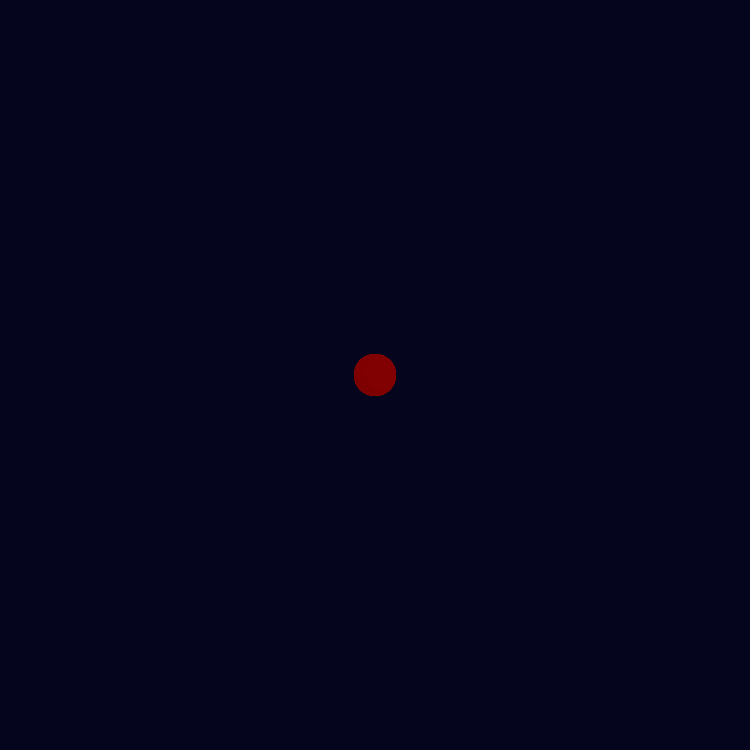
Frame 1 (no input)
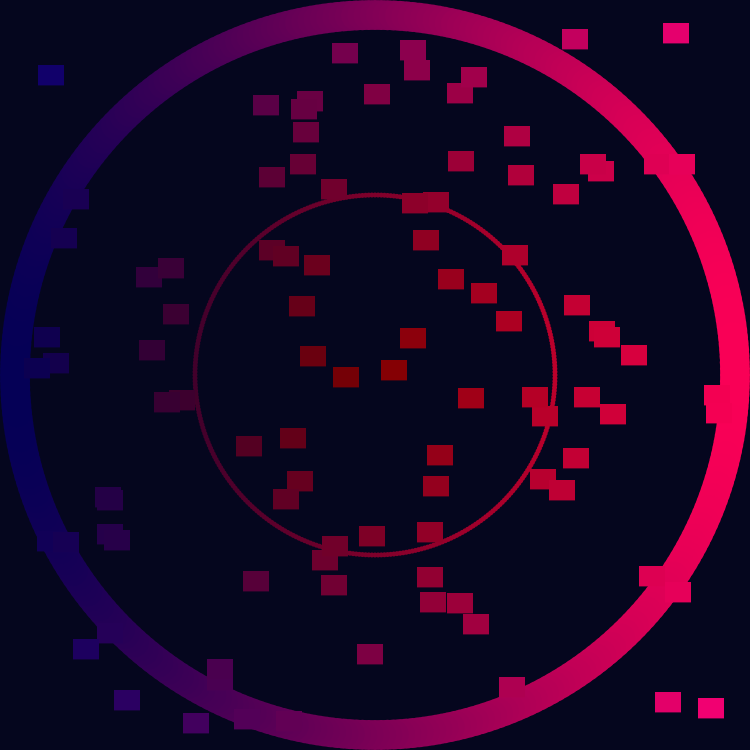
Frame 60 (the mouse pressed at the canvas centre just before this capture)
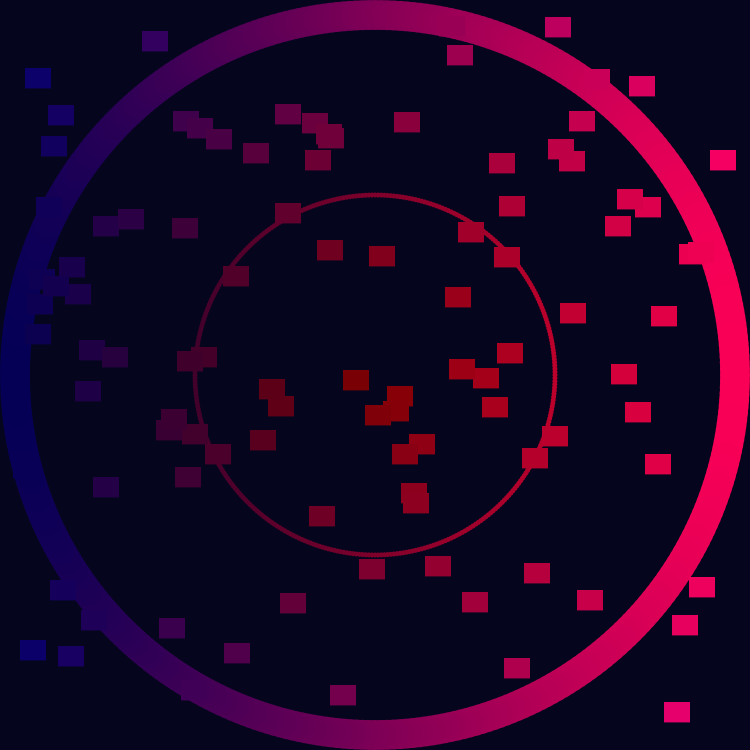
Frame 120 (the mouse held since frame 60 and released just before this capture)

The Processing sketch that drew these frames (run headless with seeded random() and noise(); from frame 60 on, the mouse is pressed at the canvas centre):

// Processing sketch: Starfield
// ── Starfield.pde
Particle[] particles=new Particle[820];
boolean hideOddball=false;
void setup()
{
	size(750, 750);
	noStroke();
	fillArray();
}

void draw()
{
	background(5, 6, 30);
	for(int i=0; i<particles.length; i++)
	{
		particles[i].move();
		particles[i].show();
	}
}

void fillArray()
{
	for(int i=0; i<360; i++)
	{
		particles[i]=new NormalParticle(width/2, width/2, i, 3);
	}
	for(int ii=360; ii<720; ii++)
	{
		particles[ii]=new JumboParticle(width/2, width/2, ii, 6);
	}
	for(int iii=720; iii<particles.length; iii++)
	{
		particles[iii]=new OddballParticle(width/2, width/2);
	}
}

void randomRestart()
{
	for(int i=0; i<360; i++)
	{
		particles[i]=new NormalParticle((int)(Math.random()*width), (int)(Math.random()*height), (int)(Math.random()*360), 3);
	}
	for(int ii=360; ii<720; ii++)
	{
		particles[ii]=new JumboParticle((int)(Math.random()*width), (int)(Math.random()*height), (int)(Math.random()*360), 3);
	}
}

void mousePressed()
{
	fillArray();
}

void keyPressed()
{
	switch(key)
	{
		case ' ':
			hideOddball=!hideOddball;
			break;
		case 'e':
			randomRestart();
			hideOddball=true;
	}
}

class Particle
{
	double x, y;
	color colour;
	void move(){};
	void show(){};
	public void colorSetter()
	{
		colour=color((int)(x/width*255), (int)(y/height/255), (int)(dist(width/2, height/2, (float)x, (float)y)/dist(0, 0, width, height)*255));
	}
}

class NormalParticle extends Particle
{
	protected double angleRad, speed;
	protected int moved=0;
	protected NormalParticle(double xPos, double yPos, double angleS, double sped)
	{
		//sets colors in array in rgb format from index 0-2
		//sets start position
		x=xPos;
		y=yPos;
		//set start speed
		speed=sped;
		//makes the angle used become radians
		angleRad=radians((float)angleS);
	}
	
	public void move()
	{
		if(moved>530||(hideOddball&&(x>800||x<-50||y>800||y<-50)))
		{
			x=width/2;
			y=width/2;
			moved=0;
		}
		else
		{
			x+=(double)(cos((float)angleRad)*(float)speed);
			y+=(double)(sin((float)angleRad)*(float)speed);
			moved+=speed;
		}
		colorSetter();
	}

	public void show()
	{
		//draws particle
		fill(colour);
		ellipse((float)x, (float)y, 5, 5);
	}
}

class JumboParticle extends NormalParticle
{
	JumboParticle(double xJ, double yJ, double angleJ, double spedJ)
	{
		super(xJ, yJ, angleJ, spedJ);
	}

	void show()
	{
		fill(colour);
		ellipse((float)x, (float)y, 30, 30);
		if (x==width/2)
		{
			angleRad=radians((float)Math.random()*360);
		}
	}
}

class OddballParticle extends Particle
{
	int phase=1, phaseCount=0;
	OddballParticle(float xPos, float yPos)
	{
		x=xPos;
		y=yPos;
	}

	void move()
	{
		phase=phaseSetter(phaseCount, phase);
		//changes x and y if phase is 1, may go off screen. To be fixed at end if I remember
		if(phase==1)
		{
			x=(int)(Math.random()*698+26);
			y=(int)(Math.random()*698+26);
		}
		phaseCount++;
		phaseCount%=200;
		colorSetter();
	}

	void show()
	{
		if(!hideOddball)
		{
			fill(colour);
			//fill and color now set
			int counter;
			switch(phase)
			{
				case 2:
					counter=phaseCount-9;
					rect((float)x-13, (float)y-counter/5, 26, counter/2.5);
				break;
				
				case 3:
					counter=phaseCount-69;
					ellipse((float)x, (float)y, 24, 24);
					rect((float)x-13, (float)y+counter/5-11.3, 26, 26-counter/2.5);
				break;
				case 4:
					counter=phaseCount-129;
					ellipse((float)x, (float)y, 26-counter/2.5, 26-counter/2.5);
				break;
			}
		}
	}

	int phaseSetter(int phaseCounter, int phaseNow)
	{
		switch(phaseCounter)
		{
			case 0:
				phaseNow=1;
				//recalculate pos phase
			break;
			case 10:
				phaseNow=2;
				//start drawing growing square
			break;
			case 70:
				phaseNow=3;
				//start shrinking square
			break;
			case 130:
				phaseNow=4;
				//only the ball
			break;
		}
		return phaseNow;
	}
}
